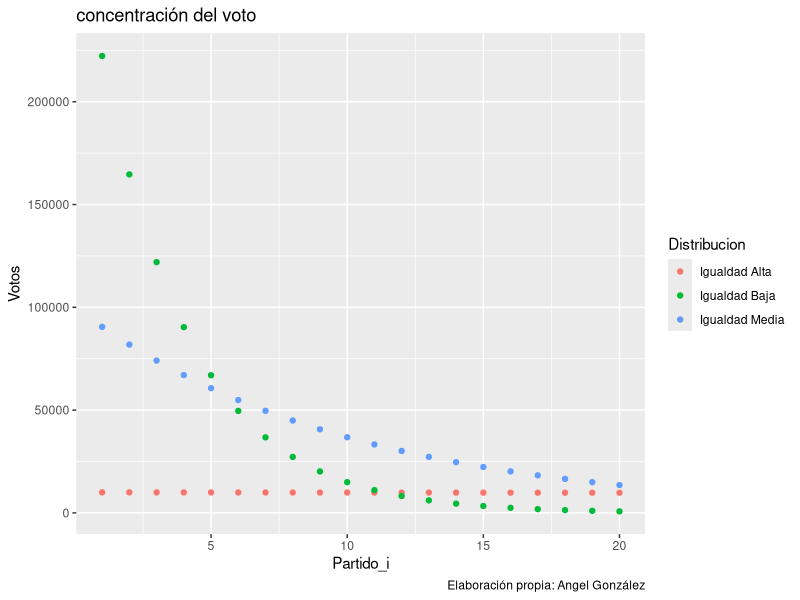
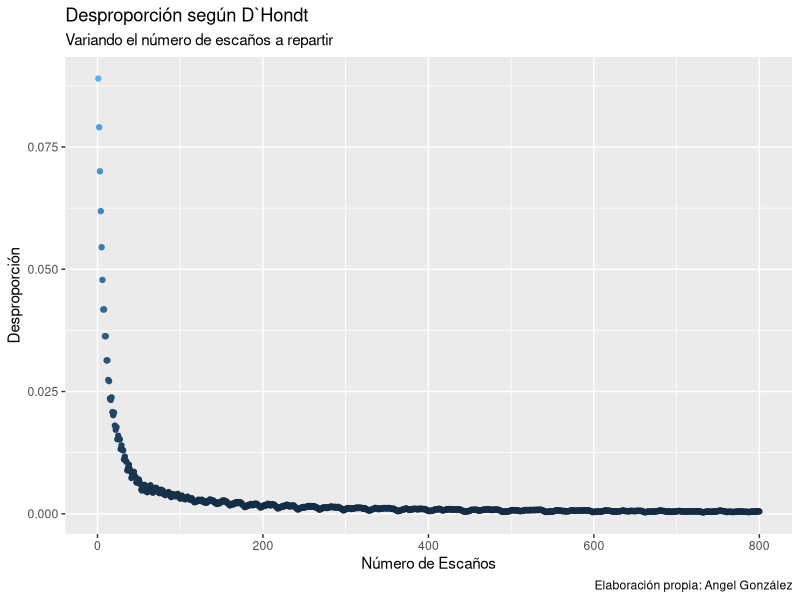
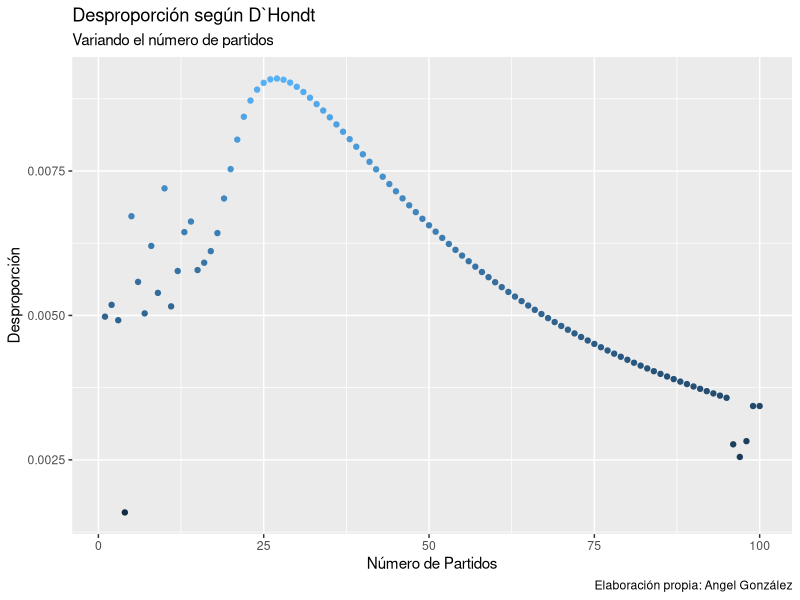
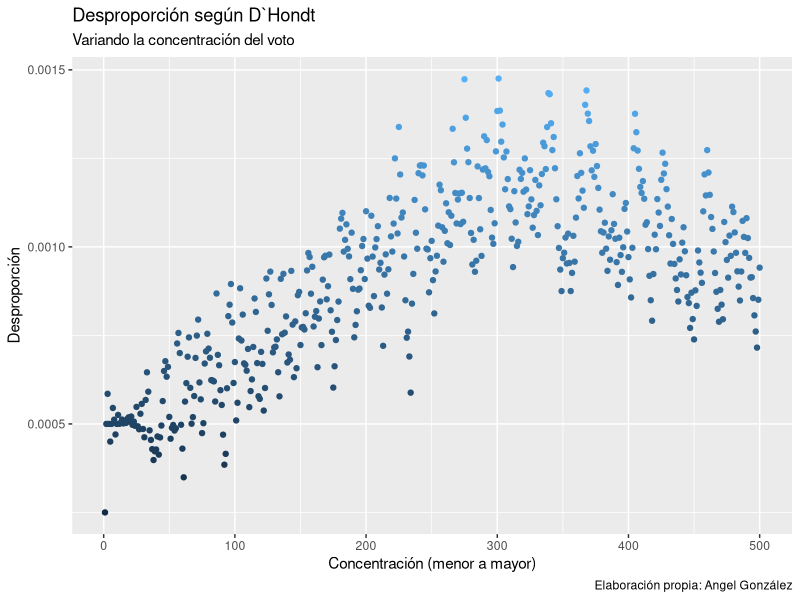
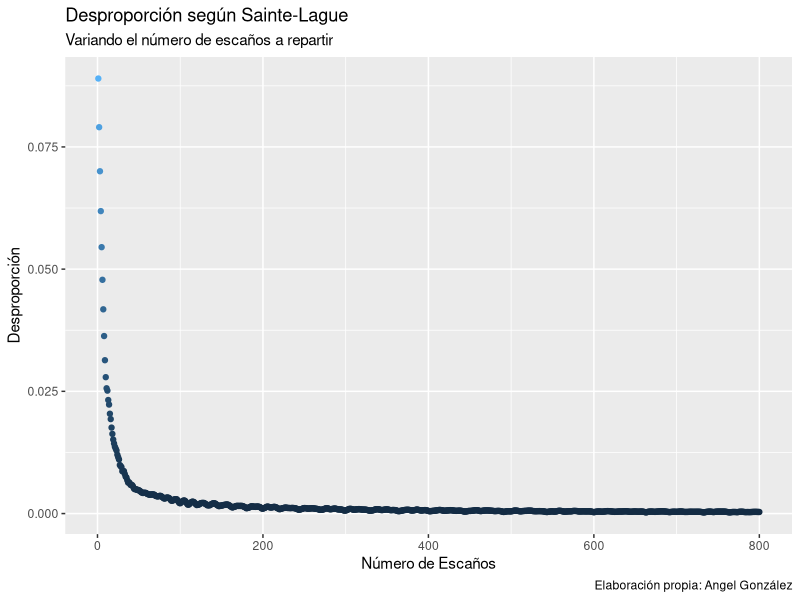
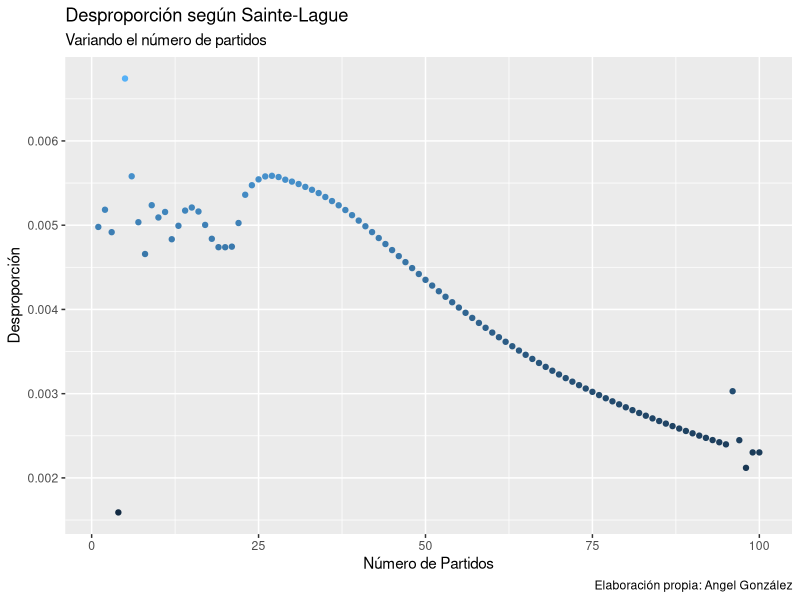
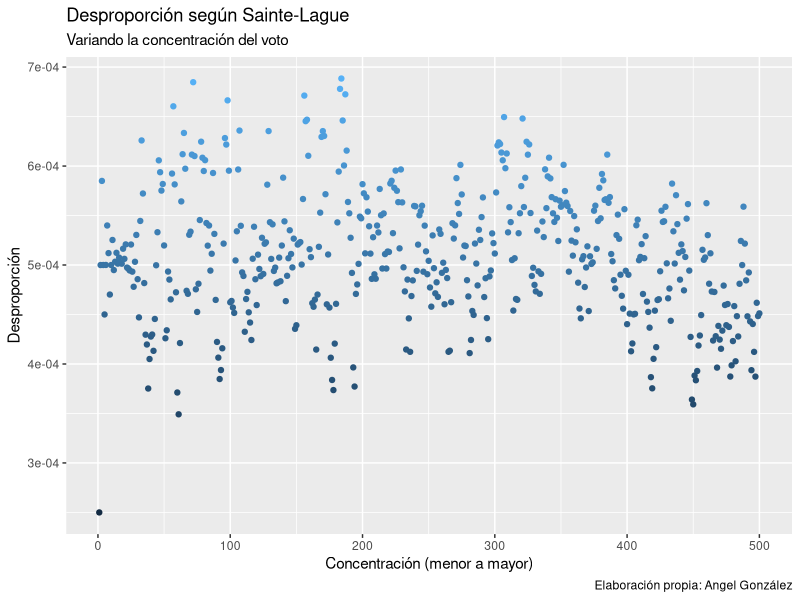
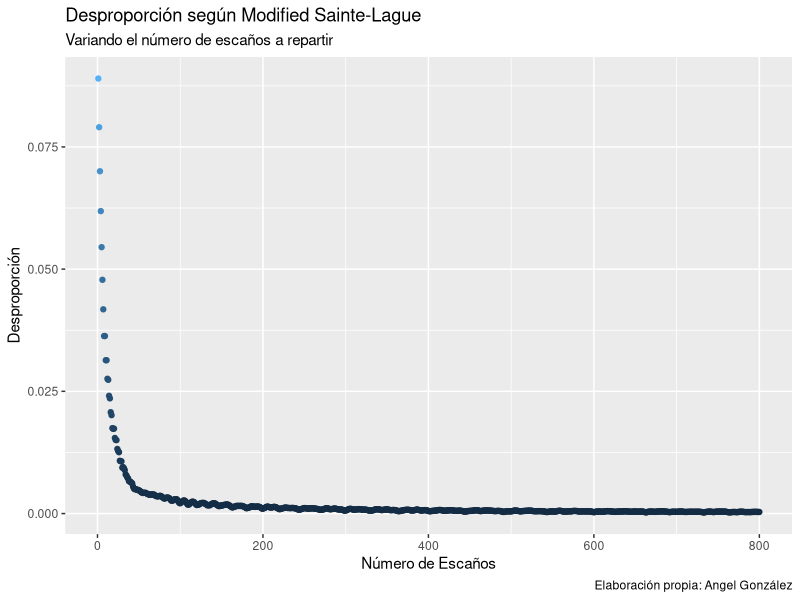

Recreate these plots in R, in order. (Note: this script raises an error after producing the figures.)
## ---- chunk 1
knitr::opts_chunk$set(
  fig.path = "figurasR/",
  echo = FALSE, warning = FALSE, message = FALSE,
  fig.pos = "H", fig.align = "center", out.width = "95%",
  cache = FALSE
)
## ---- chunk 2
library(ggplot2)


# Fijar número de partidos
partidos <- paste("Partido_", seq_len(20), sep = "")

# Modificar la concentración del voto
votos <- trunc(rep(x = 10e5, length(partidos)))
expon <- seq(from = 0.001, to = 1, length.out = 1000)
vot <- NULL
for (i in seq_len(1000)) {
  vot[[i]] <- votos * dexp(seq_len(length(partidos)), rate = expon[i])
}
vot_igualdad_media <- vot[[100]]
dis1 <- data.frame("Votos" = 10 * vot[[1]], "Partidos" = seq_len(length(vot[[1]])), "Distribucion" = "Igualdad Alta")

dis2 <- data.frame("Votos" = vot[[100]], "Partidos" = seq_len(length(vot[[100]])), "Distribucion" = "Igualdad Media")

dis3 <- data.frame("Votos" = vot[[300]], "Partidos" = seq_len(length(vot[[300]])), "Distribucion" = "Igualdad Baja")

dis <- rbind(dis1, dis2, dis3)
dis$Distribucion <- as.factor(dis$Distribucion)

# var_dis_sl <- dis1

ggplot(data = dis, mapping = aes(Partidos, Votos, group = Distribucion, color = Distribucion)) +
  geom_point() +
  labs(title = "concentración del voto", caption = "Elaboración propia: Angel González", x = "Partido_i")
## ---- chunk 3

library(ggplot2)
library(data.table)
library(ggthemes)

n_partidos <- seq_len(50)[-1]

densidad <- rep(length(n_partidos), 100)

n_escannos <- seq_len(350)
## ---- chunk 4

# Variables
partidos <- paste("Partido_", seq_len(20), sep = "")
n_escannos <- 350
votos <- trunc(vot[[100]])

asientos_dhondt <- function(partidos, votos,
                            n_escannos,
                            couta_min = 0) {
  # Cuota mínima
  nv <- sum(votos)
  vn <- votos
  vn[votos <= nv * couta_min] <- 0
  votos <- vn

  # Escaños
  div <- 1:n_escannos
  G <- sapply(div, function(x) votos / x)
  cuota <- G[order(G, decreasing = T)][n_escannos]
  W <- (G >= cuota)
  seats <- rowSums(W)
  o <- seats
  # Resultados
  data.frame("Partidos" = partidos, "Escanos" = as.numeric(o))
}
## ---- chunk 5
# D`Hondt Prueba fijo densidad, fijo votos, fijo n_partidos, distintos escaños
partidos <- paste("Partido_", seq_len(20), sep = "")
n_escannos <- 800
votos <- vot_igualdad_media

resul <- lapply(seq_len(n_escannos), function(x) asientos_dhondt(partidos, votos, x, couta_min = 0)$Escanos)
resul1 <- as.data.table(resul)
## ---- chunk 6
desproporción <-
  function(s, v) {
    s <- as.vector(s)
    v <- as.vector(v)
    l_s <- length(s)
    #        l_v <- length(v)
    s_s <- sum(s)
    s_v <- sum(v)
    p_s <- s / s_s
    p_v <- v / s_v

    o <- (1 / l_s) * sum(abs(p_s - p_v))
    #            nm <- 'Rae'

    # return(list(measure=nm, value=o))
    o
  }



dis <- apply(X = resul1[, 1:800], MARGIN = 2, FUN = function(x) desproporción(s = x, v = votos))





dis1 <- data.frame("Desproporción" = dis, "Escannos" = seq_len(length(dis)))
var_esc_dhondt <- dis1

ggplot(data = dis1, mapping = aes(Escannos, Desproporción)) +
  geom_point(data = dis1, mapping = aes(color = Desproporción), show.legend = F) +
  scale_fill_gradient(low = "red", high = "yellow") +
  labs(subtitle = "Variando el número de escaños a repartir", title = "Desproporción según D`Hondt", caption = "Elaboración propia: Angel González", x = "Número de Escaños")
## ---- chunk 7
# D`Hondt Prueba fijo densidad, fijo votos, var n_partidos, fijo escaños
partidos <- NULL
for (i in seq_len(100)) {
  partidos[[i]] <- paste("Partido_", seq_len(i), sep = "")
}
# partidos <- paste("Partido_", seq_len(20), sep = "")
n_escannos <- 30
votos <- NULL
for (i in seq_len(100)) {
  votos[[i]] <- trunc(rep(x = 10e5, length(partidos[[i]])))
  votos[[i]] <- votos[[i]] * dexp(seq_len(length(partidos[[i]])), rate = expon[100])
}



resul <- NULL
for (i in seq_len(length(partidos))) {
  if (i == 1) {
    next
  }
  n_escannos <- 50 # Variable
  # votos <- votos[[i]] # Fijo
  resul[[i]] <- asientos_dhondt(partidos[[i]], votos[[i]], n_escannos, couta_min = 0)$Escanos
}

resul1 <- as.data.table(resul) # Podriamos no utilizar esto y seguir utilizando listas(mejor)
# Arreglar tabla poniendo NA donde se necesita
for (i in 3:(ncol(resul1) - 2)) {
  resul1[[i - 2]][i:nrow(resul1)] <- NA
}

# Analizar la desproporción columna a columna
dis <- seq_len(length(partidos))
for (i in seq_len(length(partidos) - 1)) {
  dis[i] <- desproporción(s = as.vector(na.omit(resul1[[i]])), v = votos[[i + 1]])
}



dis[100] <- dis[99]





dis1 <- data.frame("Desproporción" = dis, "Escannos" = seq_len(length(dis)))
var_par_dhondt <- dis1

ggplot(data = dis1, mapping = aes(Escannos, Desproporción)) +
  geom_point(data = dis1, mapping = aes(color = Desproporción), show.legend = F) +
  scale_fill_gradient(low = "red", high = "yellow") +
  labs(subtitle = "Variando el número de partidos", title = "Desproporción según D`Hondt", caption = "Elaboración propia: Angel González", x = "Número de Partidos")
## ---- chunk 8
# D`Hondt Prueba var densidad, fijo votos, fijo n_partidos, fijo escaños
partidos <- paste("Partido_", seq_len(20), sep = "")
n_escannos <- 500


# Modificar la densidad de los votos
votos <- trunc(rep(x = 10e5, length(partidos)))
expon <- seq(from = 0.001, to = 1, length.out = 1000)
vot <- NULL
for (i in seq_len(1000)) {
  vot[[i]] <- votos * dexp(seq_len(length(partidos)), rate = expon[i])
}










# Aplicarlo
resul <- NULL
for (i in seq_len(n_escannos)) {
  # n_escannos <- i # Variable
  votos <- vot[[i]] # Fijo
  resul[[i]] <- asientos_dhondt(partidos, votos, n_escannos, couta_min = 0)$Escanos
}

resul1 <- as.data.table(resul)

# Analizar la desproporción columna a columna
dis <- seq_len(ncol(resul1))
for (i in seq_len(ncol(resul1))) {
  dis[i] <- desproporción(s = resul1[[i]], v = vot[[i]])
}








#       Concentración (menor a mayor)")

dis1 <- data.frame("Desproporción" = dis, "Escannos" = seq_len(length(dis)))
var_dis_dhondt <- dis1

ggplot(data = dis1, mapping = aes(Escannos, Desproporción)) +
  geom_point(data = dis1, mapping = aes(color = Desproporción), show.legend = F) +
  scale_fill_gradient(low = "red", high = "yellow") +
  labs(subtitle = "Variando la concentración del voto", title = "Desproporción según D`Hondt", caption = "Elaboración propia: Angel González", x = "Concentración (menor a mayor)")
## ---- chunk 9

# Variables
partidos <- paste("Partido_", seq_len(20), sep = "")
n_escannos <- 5
votos <- trunc(vot[[100]])

asientos_dhondt <- function(partidos, votos,
                            n_escannos,
                            couta_min = 0) {
  # Cuota mínima
  nv <- sum(votos)
  vn <- votos
  vn[votos <= nv * couta_min] <- 0
  votos <- vn

  # Escaños
  div <- 2 * (1:n_escannos) - 1
  G <- sapply(div, function(x) votos / x)
  cuota <- G[order(G, decreasing = T)][n_escannos]
  W <- (G >= cuota)
  seats <- rowSums(W)
  o <- seats
  # Resultados
  data.frame("Partidos" = partidos, "Escanos" = as.numeric(o))
}
## ---- chunk 10
# Sainte-Lague Prueba fijo densidad, fijo votos, fijo n_partidos, distintos escaños
partidos <- paste("Partido_", seq_len(20), sep = "")
n_escannos <- 800
votos <- vot_igualdad_media








resul <- lapply(seq_len(n_escannos), function(x) asientos_dhondt(partidos, votos, x, couta_min = 0)$Escanos)
resul1 <- as.data.table(resul)
## ---- chunk 11

dis <- apply(X = resul1[, 1:800], MARGIN = 2, FUN = function(x) desproporción(s = x, v = votos))





dis1 <- data.frame("Desproporción" = dis, "Escannos" = seq_len(length(dis)))
var_esc_sl <- dis1

ggplot(data = dis1, mapping = aes(Escannos, Desproporción)) +
  geom_point(data = dis1, mapping = aes(color = Desproporción), show.legend = F) +
  scale_fill_gradient(low = "red", high = "yellow") +
  labs(subtitle = "Variando el número de escaños a repartir", title = "Desproporción según Sainte-Lague", caption = "Elaboración propia: Angel González", x = "Número de Escaños")
## ---- chunk 12
# Sainte-Lague Prueba fijo densidad, fijo votos, var n_partidos, fijo escaños
partidos <- NULL
for (i in seq_len(100)) {
  partidos[[i]] <- paste("Partido_", seq_len(i), sep = "")
}
# partidos <- paste("Partido_", seq_len(20), sep = "")
n_escannos <- 30
votos <- NULL
for (i in seq_len(100)) {
  votos[[i]] <- trunc(rep(x = 10e5, length(partidos[[i]])))
  votos[[i]] <- votos[[i]] * dexp(seq_len(length(partidos[[i]])), rate = expon[100])
}



resul <- NULL
for (i in seq_len(length(partidos))) {
  if (i == 1) {
    next
  }
  n_escannos <- 50 # Variable
  # votos <- votos[[i]] # Fijo
  resul[[i]] <- asientos_dhondt(partidos[[i]], votos[[i]], n_escannos, couta_min = 0)$Escanos
}

resul1 <- as.data.table(resul)
# Arreglar tabla poniendo NA donde se necesita
for (i in 3:(ncol(resul1) - 2)) {
  resul1[[i - 2]][i:nrow(resul1)] <- NA
}

# Analizar la desproporción columna a columna
dis <- seq_len(length(partidos))
for (i in seq_len(length(partidos) - 1)) {
  dis[i] <- desproporción(s = as.vector(na.omit(resul1[[i]])), v = votos[[i + 1]])
}



dis[100] <- dis[99]





dis1 <- data.frame("Desproporción" = dis, "Escannos" = seq_len(length(dis)))
var_par_sl <- dis1


ggplot(data = dis1, mapping = aes(Escannos, Desproporción)) +
  geom_point(data = dis1, mapping = aes(color = Desproporción), show.legend = F) +
  scale_fill_gradient(low = "red", high = "yellow") +
  labs(subtitle = "Variando el número de partidos", title = "Desproporción según Sainte-Lague", caption = "Elaboración propia: Angel González", x = "Número de Partidos")
## ---- chunk 13
# Sainte-Lague Prueba var densidad, fijo votos, fijo n_partidos, fijo escaños
partidos <- paste("Partido_", seq_len(20), sep = "")
n_escannos <- 500


# Modificar la densidad de los votos
votos <- trunc(rep(x = 10e5, length(partidos)))
expon <- seq(from = 0.001, to = 1, length.out = 1000)
vot <- NULL
for (i in seq_len(1000)) {
  vot[[i]] <- votos * dexp(seq_len(length(partidos)), rate = expon[i])
}










# Aplicarlo
resul <- NULL
for (i in seq_len(n_escannos)) {
  # n_escannos <- i # Variable
  votos <- vot[[i]] # Fijo
  resul[[i]] <- asientos_dhondt(partidos, votos, n_escannos, couta_min = 0)$Escanos
}

resul1 <- as.data.table(resul)

# Analizar la desproporción columna a columna
dis <- seq_len(ncol(resul1))
for (i in seq_len(ncol(resul1))) {
  dis[i] <- desproporción(s = resul1[[i]], v = vot[[i]])
}








#       Concentración (menor a mayor)")

dis1 <- data.frame("Desproporción" = dis, "Escannos" = seq_len(length(dis)))
var_dis_sl <- dis1

ggplot(data = dis1, mapping = aes(Escannos, Desproporción)) +
  geom_point(data = dis1, mapping = aes(color = Desproporción), show.legend = F) +
  scale_fill_gradient(low = "red", high = "yellow") +
  labs(subtitle = "Variando la concentración del voto", title = "Desproporción según Sainte-Lague", caption = "Elaboración propia: Angel González", x = "Concentración (menor a mayor)")
## ---- chunk 14

# Variables
partidos <- paste("Partido_", seq_len(20), sep = "")
n_escannos <- 5
votos <- trunc(vot[[100]])

asientos_dhondt <- function(partidos, votos,
                            n_escannos,
                            couta_min = 0) {
  # Cuota mínima
  nv <- sum(votos)
  vn <- votos
  vn[votos <= nv * couta_min] <- 0
  votos <- vn

  # Escaños
  div <- c(1, (10 * (2:n_escannos) - 5) / 7)
  G <- sapply(div, function(x) votos / x)
  cuota <- G[order(G, decreasing = T)][n_escannos]
  W <- (G >= cuota)
  seats <- rowSums(W)
  o <- seats
  # Resultados
  data.frame("Partidos" = partidos, "Escanos" = as.numeric(o))
}
## ---- chunk 15
# Modified Sainte-Lague Prueba fijo densidad, fijo votos, fijo n_partidos, distintos escaños
partidos <- paste("Partido_", seq_len(20), sep = "")
n_escannos <- 800
votos <- vot_igualdad_media








resul <- lapply(seq_len(n_escannos), function(x) asientos_dhondt(partidos, votos, x, couta_min = 0)$Escanos)
resul1 <- as.data.table(resul)
## ---- chunk 16

dis <- apply(X = resul1[, 1:800], MARGIN = 2, FUN = function(x) desproporción(s = x, v = votos))





dis1 <- data.frame("Desproporción" = dis, "Escannos" = seq_len(length(dis)))
var_esc_msl <- dis1

ggplot(data = dis1, mapping = aes(Escannos, Desproporción)) +
  geom_point(data = dis1, mapping = aes(color = Desproporción), show.legend = F) +
  scale_fill_gradient(low = "red", high = "yellow") +
  labs(subtitle = "Variando el número de escaños a repartir", title = "Desproporción según Modified Sainte-Lague", caption = "Elaboración propia: Angel González", x = "Número de Escaños")
## ---- chunk 17
# Modified Sainte-Lague Prueba fijo densidad, fijo votos, var n_partidos, fijo escaños
partidos <- NULL
for (i in seq_len(100)) {
  partidos[[i]] <- paste("Partido_", seq_len(i), sep = "")
}
# partidos <- paste("Partido_", seq_len(20), sep = "")
n_escannos <- 30
votos <- NULL
for (i in seq_len(100)) {
  votos[[i]] <- trunc(rep(x = 10e5, length(partidos[[i]])))
  votos[[i]] <- votos[[i]] * dexp(seq_len(length(partidos[[i]])), rate = expon[100])
}



resul <- NULL
for (i in seq_len(length(partidos))) {
  if (i == 1) {
    next
  }
  n_escannos <- 50 # Variable
  # votos <- votos[[i]] # Fijo
  resul[[i]] <- asientos_dhondt(partidos[[i]], votos[[i]], n_escannos, couta_min = 0)$Escanos
}

resul1 <- as.data.table(resul)
# Arreglar tabla poniendo NA donde se necesita
for (i in 3:(ncol(resul1) - 2)) {
  resul1[[i - 2]][i:nrow(resul1)] <- NA
}

# Analizar la desproporción columna a columna
dis <- seq_len(length(partidos))
for (i in seq_len(length(partidos) - 1)) {
  dis[i] <- desproporción(s = as.vector(na.omit(resul1[[i]])), v = votos[[i + 1]])
}



dis[100] <- dis[99]





dis1 <- data.frame("Desproporción" = dis, "Escannos" = seq_len(length(dis)))
var_par_msl <- dis1

ggplot(data = dis1, mapping = aes(Escannos, Desproporción)) +
  geom_point(data = dis1, mapping = aes(color = Desproporción), show.legend = F) +
  scale_fill_gradient(low = "red", high = "yellow") +
  labs(subtitle = "Variando el número de partidos", title = "Desproporción según Modified Sainte-Lague", caption = "Elaboración propia: Angel González", x = "Número de Partidos")
## ---- chunk 18
# Modified Sainte-Lague Prueba var densidad, fijo votos, fijo n_partidos, fijo escaños
partidos <- paste("Partido_", seq_len(20), sep = "")
n_escannos <- 500


# Modificar la densidad de los votos
votos <- trunc(rep(x = 10e5, length(partidos)))
expon <- seq(from = 0.001, to = 1, length.out = 1000)
vot <- NULL
for (i in seq_len(1000)) {
  vot[[i]] <- votos * dexp(seq_len(length(partidos)), rate = expon[i])
}










# Aplicarlo
resul <- NULL
for (i in seq_len(n_escannos)) {
  # n_escannos <- i # Variable
  votos <- vot[[i]] # Fijo
  resul[[i]] <- asientos_dhondt(partidos, votos, n_escannos, couta_min = 0)$Escanos
}

resul1 <- as.data.table(resul)

# Analizar la desproporción columna a columna
dis <- seq_len(ncol(resul1))
for (i in seq_len(ncol(resul1))) {
  dis[i] <- desproporción(s = resul1[[i]], v = vot[[i]])
}








#       Concentración (menor a mayor)")

dis1 <- data.frame("Desproporción" = dis, "Escannos" = seq_len(length(dis)))
var_dis_msl <- dis1

ggplot(data = dis1, mapping = aes(Escannos, Desproporción)) +
  geom_point(data = dis1, mapping = aes(color = Desproporción), show.legend = F) +
  scale_fill_gradient(low = "red", high = "yellow") +
  labs(subtitle = "Variando la concentración del voto", title = "Desproporción según Modified Sainte-Lague", caption = "Elaboración propia: Angel González", x = "Concentración (menor a mayor)")
## ---- chunk 19

# Variables
partidos <- paste("Partido_", seq_len(20), sep = "")
n_escannos <- 5
votos <- trunc(vot[[100]])

asientos_dhondt <- function(partidos, votos,
                            n_escannos,
                            couta_min = 0) {
  # Cuota mínima
  nv <- sum(votos)
  vn <- votos
  vn[votos <= nv * couta_min] <- 0
  votos <- vn

  # Escaños
  div <- ((1:n_escannos) + 1) / 2
  G <- sapply(div, function(x) votos / x)
  cuota <- G[order(G, decreasing = T)][n_escannos]
  W <- (G >= cuota)
  seats <- rowSums(W)
  o <- seats
  # Resultados
  data.frame("Partidos" = partidos, "Escanos" = as.numeric(o))
}
## ---- chunk 20
# Imperiali Prueba fijo densidad, fijo votos, fijo n_partidos, distintos escaños
partidos <- paste("Partido_", seq_len(20), sep = "")
n_escannos <- 800
votos <- vot_igualdad_media








resul <- lapply(seq_len(n_escannos), function(x) asientos_dhondt(partidos, votos, x, couta_min = 0)$Escanos)
resul1 <- as.data.table(resul)
## ---- chunk 21

dis <- apply(X = resul1[, 1:800], MARGIN = 2, FUN = function(x) desproporción(s = x, v = votos))





dis1 <- data.frame("Desproporción" = dis, "Escannos" = seq_len(length(dis)))
var_esc_imp <- dis1

ggplot(data = dis1, mapping = aes(Escannos, Desproporción)) +
  geom_point(data = dis1, mapping = aes(color = Desproporción), show.legend = F) +
  scale_fill_gradient(low = "red", high = "yellow") +
  labs(subtitle = "Variando el número de escaños a repartir", title = "Desproporción según Imperiali", caption = "Elaboración propia: Angel González", x = "Número de Escaños")
## ---- chunk 22
# Imperiali Prueba fijo densidad, fijo votos, var n_partidos, fijo escaños
partidos <- NULL
for (i in seq_len(100)) {
  partidos[[i]] <- paste("Partido_", seq_len(i), sep = "")
}
# partidos <- paste("Partido_", seq_len(20), sep = "")
n_escannos <- 30
votos <- NULL
for (i in seq_len(100)) {
  votos[[i]] <- trunc(rep(x = 10e5, length(partidos[[i]])))
  votos[[i]] <- votos[[i]] * dexp(seq_len(length(partidos[[i]])), rate = expon[100])
}



resul <- NULL
for (i in seq_len(length(partidos))) {
  if (i == 1) {
    next
  }
  n_escannos <- 50 # Variable
  # votos <- votos[[i]] # Fijo
  resul[[i]] <- asientos_dhondt(partidos[[i]], votos[[i]], n_escannos, couta_min = 0)$Escanos
}

resul1 <- as.data.table(resul)
# Arreglar tabla poniendo NA donde se necesita
for (i in 3:(ncol(resul1) - 2)) {
  resul1[[i - 2]][i:nrow(resul1)] <- NA
}

# Analizar la desproporción columna a columna
dis <- seq_len(length(partidos))
for (i in seq_len(length(partidos) - 1)) {
  dis[i] <- desproporción(s = as.vector(na.omit(resul1[[i]])), v = votos[[i + 1]])
}



dis[100] <- dis[99]





dis1 <- data.frame("Desproporción" = dis, "Escannos" = seq_len(length(dis)))
var_par_imp <- dis1

ggplot(data = dis1, mapping = aes(Escannos, Desproporción)) +
  geom_point(data = dis1, mapping = aes(color = Desproporción), show.legend = F) +
  scale_fill_gradient(low = "red", high = "yellow") +
  labs(subtitle = "Variando el número de partidos", title = "Desproporción según Imperiali", caption = "Elaboración propia: Angel González", x = "Número de Partidos")
## ---- chunk 23
# Imperiali Prueba var densidad, fijo votos, fijo n_partidos, fijo escaños
partidos <- paste("Partido_", seq_len(20), sep = "")
n_escannos <- 500


# Modificar la densidad de los votos
votos <- trunc(rep(x = 10e5, length(partidos)))
expon <- seq(from = 0.001, to = 1, length.out = 1000)
vot <- NULL
for (i in seq_len(1000)) {
  vot[[i]] <- votos * dexp(seq_len(length(partidos)), rate = expon[i])
}










# Aplicarlo
resul <- NULL
for (i in seq_len(n_escannos)) {
  # n_escannos <- i # Variable
  votos <- vot[[i]] # Fijo
  resul[[i]] <- asientos_dhondt(partidos, votos, n_escannos, couta_min = 0)$Escanos
}

resul1 <- as.data.table(resul)

# Analizar la desproporción columna a columna
dis <- seq_len(ncol(resul1))
for (i in seq_len(ncol(resul1))) {
  dis[i] <- desproporción(s = resul1[[i]], v = vot[[i]])
}








#       Concentración (menor a mayor)")

dis1 <- data.frame("Desproporción" = dis, "Escannos" = seq_len(length(dis)))
var_dis_imp <- dis1

ggplot(data = dis1, mapping = aes(Escannos, Desproporción)) +
  geom_point(data = dis1, mapping = aes(color = Desproporción), show.legend = F) +
  scale_fill_gradient(low = "red", high = "yellow") +
  labs(subtitle = "Variando la concentración del voto", title = "Desproporción según Imperiali", caption = "Elaboración propia: Angel González", x = "Concentración (menor a mayor)")
## ---- chunk 24

# Variables
partidos <- paste("Partido_", seq_len(20), sep = "")
n_escannos <- 5
votos <- trunc(vot[[100]])

asientos_dhondt <- function(partidos, votos,
                            n_escannos,
                            couta_min = 0) {
  
  
  # Cuota mínima
  nv <- sum(votos)
  vn <- votos
  vn[votos <= nv * couta_min] <- 0
  votos <- vn

  # Escaños
  div <- sqrt((1:n_escannos) * ((1:n_escannos) - 1))
  G <- sapply(div, function(x) votos / x)
  G[is.na(G)] <- 0
  cuota <- G[order(G, decreasing = T)][n_escannos]
  W <- (G >= cuota)
  seats <- rowSums(W)
  o <- seats
  # Fix seats
  if(sum(o)>n_escannos){
    if(n_escannos==1) {G <- cbind("n"=0,votos) }
    cuota <- G[,2][order(G[,2], decreasing = T)][n_escannos]
    W1 <- (G[,2] >= cuota)
    seats <- as.numeric(W1)
    o <- seats
  }
  
  
  
  # Resultados
  data.frame("Partidos" = partidos, "Escanos" = as.numeric(o))
}
## ---- chunk 25
# Huntington-Hill Prueba fijo densidad, fijo votos, fijo n_partidos, distintos escaños
partidos <- paste("Partido_", seq_len(20), sep = "")
n_escannos <- 800
votos <- vot_igualdad_media








resul <- lapply(seq_len(n_escannos), function(x) asientos_dhondt(partidos, votos, x, couta_min = 0)$Escanos)
resul1 <- as.data.table(resul)
## ---- chunk 26

dis <- apply(X = resul1[, 1:800], MARGIN = 2, FUN = function(x) desproporción(s = x, v = votos))





dis1 <- data.frame("Desproporción" = dis, "Escannos" = seq_len(length(dis)))
var_esc_hh <- dis1

ggplot(data = dis1, mapping = aes(Escannos, Desproporción)) +
  geom_point(data = dis1, mapping = aes(color = Desproporción), show.legend = F) +
  scale_fill_gradient(low = "red", high = "yellow") +
  labs(subtitle = "Variando el número de escaños a repartir", title = "Desproporción según Huntington-Hill", caption = "Elaboración propia: Angel González", x = "Número de Escaños")
## ---- chunk 27
# Huntington-Hill Prueba fijo densidad, fijo votos, var n_partidos, fijo escaños
partidos <- NULL
for (i in seq_len(100)) {
  partidos[[i]] <- paste("Partido_", seq_len(i), sep = "")
}
# partidos <- paste("Partido_", seq_len(20), sep = "")
n_escannos <- 30
votos <- NULL
for (i in seq_len(100)) {
  votos[[i]] <- trunc(rep(x = 10e5, length(partidos[[i]])))
  votos[[i]] <- trunc(votos[[i]] * dexp(seq_len(length(partidos[[i]])), rate = expon[100]))
}



resul <- NULL
for (i in seq_len(length(partidos))) {
  if (i == 1) {
    next
  }
  n_escannos <- 50 # Variable
  # votos <- votos[[i]] # Fijo
  resul[[i]] <- asientos_dhondt(partidos[[i]], votos[[i]], n_escannos, couta_min = 0)$Escanos
}

resul1 <- as.data.table(resul)
# Arreglar tabla poniendo NA donde se necesita
for (i in 3:(ncol(resul1) - 2)) {
  resul1[[i - 2]][i:nrow(resul1)] <- NA
}

# Analizar la desproporción columna a columna
dis <- seq_len(length(partidos))
for (i in seq_len(length(partidos) - 1)) {
  dis[i] <- desproporción(s = as.vector(na.omit(resul1[[i]])), v = votos[[i + 1]])
}



dis[100] <- dis[99]





dis1 <- data.frame("Desproporción" = dis, "Escannos" = seq_len(length(dis)))
var_par_hh <- dis1

ggplot(data = dis1, mapping = aes(Escannos, Desproporción)) +
  geom_point(data = dis1, mapping = aes(color = Desproporción), show.legend = F) +
  scale_fill_gradient(low = "red", high = "yellow") +
  labs(subtitle = "Variando el número de partidos", title = "Desproporción según Huntington-Hill", caption = "Elaboración propia: Angel González", x = "Número de Partidos")
## ---- chunk 28
# Huntington-Hill Prueba var densidad, fijo votos, fijo n_partidos, fijo escaños
partidos <- paste("Partido_", seq_len(20), sep = "")
n_escannos <- 500


# Modificar la densidad de los votos
votos <- trunc(rep(x = 10e5, length(partidos)))
expon <- seq(from = 0.001, to = 1, length.out = 1000)
vot <- NULL
for (i in seq_len(1000)) {
  vot[[i]] <- votos * dexp(seq_len(length(partidos)), rate = expon[i])
}










# Aplicarlo
resul <- NULL
for (i in seq_len(n_escannos)) {
  # n_escannos <- i # Variable
  votos <- vot[[i]] # Fijo
  resul[[i]] <- asientos_dhondt(partidos, votos, n_escannos, couta_min = 0)$Escanos
}

resul1 <- as.data.table(resul)

# Analizar la desproporción columna a columna
dis <- seq_len(ncol(resul1))
for (i in seq_len(ncol(resul1))) {
  dis[i] <- desproporción(s = resul1[[i]], v = vot[[i]])
}








#       Concentración (menor a mayor)")

dis1 <- data.frame("Desproporción" = dis, "Escannos" = seq_len(length(dis)))
var_dis_hh <- dis1

ggplot(data = dis1, mapping = aes(Escannos, Desproporción)) +
  geom_point(data = dis1, mapping = aes(color = Desproporción), show.legend = F) +
  scale_fill_gradient(low = "red", high = "yellow") +
  labs(subtitle = "Variando la concentración del voto", title = "Desproporción según Huntington-Hill", caption = "Elaboración propia: Angel González", x = "Concentración (menor a mayor)")
## ---- chunk 29

# Variables
partidos <- paste("Partido_", seq_len(20), sep = "")
n_escannos <- 5
votos <- trunc(vot[[100]])

asientos_dhondt <- function(partidos, votos,
                            n_escannos,
                            couta_min = 0) {
  # Cuota mínima
  nv <- sum(votos)
  vn <- votos
  vn[votos <= nv * couta_min] <- 0
  votos <- vn

  # Escaños
  div <- 1:n_escannos - 1
  div[is.na(div)] <- 0
  G <- sapply(div, function(x) votos / x)
  cuota <- G[order(G, decreasing = T)][n_escannos]
  W <- (G >= cuota)
  seats <- rowSums(W)
  o <- seats
  # Fix seats
  if(sum(o)>n_escannos){
    if(n_escannos==1) {G <- cbind("n"=0,votos) }
    cuota <- G[,2][order(G[,2], decreasing = T)][n_escannos]
    W1 <- (G[,2] >= cuota)
    seats <- as.numeric(W1)
    o <- seats
  }
  
  # Resultados
  data.frame("Partidos" = partidos, "Escanos" = as.numeric(o))
}
## ---- chunk 30
# Adams Prueba fijo densidad, fijo votos, fijo n_partidos, distintos escaños
partidos <- paste("Partido_", seq_len(20), sep = "")
n_escannos <- 800
votos <- vot_igualdad_media








resul <- lapply(seq_len(n_escannos), function(x) asientos_dhondt(partidos, votos, x, couta_min = 0)$Escanos)
resul1 <- as.data.table(resul)
## ---- chunk 31

dis <- apply(X = resul1[, 1:800], MARGIN = 2, FUN = function(x) desproporción(s = x, v = votos))





dis1 <- data.frame("Desproporción" = dis, "Escannos" = seq_len(length(dis)))
var_esc_ad <- dis1

ggplot(data = dis1, mapping = aes(Escannos, Desproporción)) +
  geom_point(data = dis1, mapping = aes(color = Desproporción), show.legend = F) +
  scale_fill_gradient(low = "red", high = "yellow") +
  labs(subtitle = "Variando el número de escaños a repartir", title = "Desproporción según Adams", caption = "Elaboración propia: Angel González", x = "Número de Escaños")
## ---- chunk 32
# Adams Prueba fijo densidad, fijo votos, var n_partidos, fijo escaños
partidos <- NULL
for (i in seq_len(100)) {
  partidos[[i]] <- paste("Partido_", seq_len(i), sep = "")
}
# partidos <- paste("Partido_", seq_len(20), sep = "")
n_escannos <- 30
votos <- NULL
for (i in seq_len(100)) {
  votos[[i]] <- trunc(rep(x = 10e5, length(partidos[[i]])))
  votos[[i]] <- votos[[i]] * dexp(seq_len(length(partidos[[i]])), rate = expon[100])
}



resul <- NULL
for (i in seq_len(length(partidos))) {
  if (i == 1) {
    next
  }
  n_escannos <- 50 # Variable
  # votos <- votos[[i]] # Fijo
  resul[[i]] <- asientos_dhondt(partidos[[i]], votos[[i]], n_escannos, couta_min = 0)$Escanos
}

resul1 <- as.data.table(resul)
# Arreglar tabla poniendo NA donde se necesita
for (i in 3:(ncol(resul1) - 2)) {
  resul1[[i - 2]][i:nrow(resul1)] <- NA
}

# Analizar la desproporción columna a columna
dis <- seq_len(length(partidos))
for (i in seq_len(length(partidos) - 1)) {
  dis[i] <- desproporción(s = as.vector(na.omit(resul1[[i]])), v = votos[[i + 1]])
}



dis[100] <- dis[99]





dis1 <- data.frame("Desproporción" = dis, "Escannos" = seq_len(length(dis)))
var_par_ad <- dis1

ggplot(data = dis1, mapping = aes(Escannos, Desproporción)) +
  geom_point(data = dis1, mapping = aes(color = Desproporción), show.legend = F) +
  scale_fill_gradient(low = "red", high = "yellow") +
  labs(subtitle = "Variando el número de partidos", title = "Desproporción según Adams", caption = "Elaboración propia: Angel González", x = "Número de Partidos")
## ---- chunk 33
# Adams Prueba var densidad, fijo votos, fijo n_partidos, fijo escaños
partidos <- paste("Partido_", seq_len(20), sep = "")
n_escannos <- 500


# Modificar la densidad de los votos
votos <- trunc(rep(x = 10e5, length(partidos)))
expon <- seq(from = 0.001, to = 1, length.out = 1000)
vot <- NULL
for (i in seq_len(1000)) {
  vot[[i]] <- votos * dexp(seq_len(length(partidos)), rate = expon[i])
}










# Aplicarlo
resul <- NULL
for (i in seq_len(n_escannos)) {
  # n_escannos <- i # Variable
  votos <- vot[[i]] # Fijo
  resul[[i]] <- asientos_dhondt(partidos, votos, n_escannos, couta_min = 0)$Escanos
}

resul1 <- as.data.table(resul)

# Analizar la desproporción columna a columna
dis <- seq_len(ncol(resul1))
for (i in seq_len(ncol(resul1))) {
  dis[i] <- desproporción(s = resul1[[i]], v = vot[[i]])
}








#       Concentración (menor a mayor)")

dis1 <- data.frame("Desproporción" = dis, "Escannos" = seq_len(length(dis)))
var_dis_ad <- dis1

ggplot(data = dis1, mapping = aes(Escannos, Desproporción)) +
  geom_point(data = dis1, mapping = aes(color = Desproporción), show.legend = F) +
  scale_fill_gradient(low = "red", high = "yellow") +
  labs(subtitle = "Variando la concentración del voto", title = "Desproporción según Adams", caption = "Elaboración propia: Angel González", x = "Concentración (menor a mayor)")
## ---- chunk 34

# Variables
partidos <- paste("Partido_", seq_len(20), sep = "")
n_escannos <- 5
votos <- trunc(vot[[100]])

asientos_dhondt <- function(partidos, votos,
                            n_escannos,
                            couta_min = 0) {
  # Cuota mínima
  nv <- sum(votos)
  vn <- votos
  vn[votos <= nv * couta_min] <- 0
  votos <- vn

  # Escaños
  div <- 3 * (1:n_escannos) - 2
  G <- sapply(div, function(x) votos / x)
  cuota <- G[order(G, decreasing = T)][n_escannos]
  W <- (G >= cuota)
  seats <- rowSums(W)
  o <- seats
  # Resultados
  data.frame("Partidos" = partidos, "Escanos" = as.numeric(o))
}
## ---- chunk 35
# Danish Prueba fijo densidad, fijo votos, fijo n_partidos, distintos escaños
partidos <- paste("Partido_", seq_len(20), sep = "")
n_escannos <- 800
votos <- vot_igualdad_media








resul <- lapply(seq_len(n_escannos), function(x) asientos_dhondt(partidos, votos, x, couta_min = 0)$Escanos)
resul1 <- as.data.table(resul)
## ---- chunk 36

dis <- apply(X = resul1[, 1:800], MARGIN = 2, FUN = function(x) desproporción(s = x, v = votos))





dis1 <- data.frame("Desproporción" = dis, "Escannos" = seq_len(length(dis)))
var_esc_dan <- dis1

ggplot(data = dis1, mapping = aes(Escannos, Desproporción)) +
  geom_point(data = dis1, mapping = aes(color = Desproporción), show.legend = F) +
  scale_fill_gradient(low = "red", high = "yellow") +
  labs(subtitle = "Variando el número de escaños a repartir", title = "Desproporción según Danish", caption = "Elaboración propia: Angel González", x = "Número de Escaños")
## ---- chunk 37
# Danish Prueba fijo densidad, fijo votos, var n_partidos, fijo escaños
partidos <- NULL
for (i in seq_len(100)) {
  partidos[[i]] <- paste("Partido_", seq_len(i), sep = "")
}
# partidos <- paste("Partido_", seq_len(20), sep = "")
n_escannos <- 30
votos <- NULL
for (i in seq_len(100)) {
  votos[[i]] <- trunc(rep(x = 10e5, length(partidos[[i]])))
  votos[[i]] <- votos[[i]] * dexp(seq_len(length(partidos[[i]])), rate = expon[100])
}



resul <- NULL
for (i in seq_len(length(partidos))) {
  if (i == 1) {
    next
  }
  n_escannos <- 50 # Variable
  # votos <- votos[[i]] # Fijo
  resul[[i]] <- asientos_dhondt(partidos[[i]], votos[[i]], n_escannos, couta_min = 0)$Escanos
}

resul1 <- as.data.table(resul)
# Arreglar tabla poniendo NA donde se necesita
for (i in 3:(ncol(resul1) - 2)) {
  resul1[[i - 2]][i:nrow(resul1)] <- NA
}

# Analizar la desproporción columna a columna
dis <- seq_len(length(partidos))
for (i in seq_len(length(partidos) - 1)) {
  dis[i] <- desproporción(s = as.vector(na.omit(resul1[[i]])), v = votos[[i + 1]])
}



dis[100] <- dis[99]





dis1 <- data.frame("Desproporción" = dis, "Escannos" = seq_len(length(dis)))
var_par_dan <- dis1

ggplot(data = dis1, mapping = aes(Escannos, Desproporción)) +
  geom_point(data = dis1, mapping = aes(color = Desproporción), show.legend = F) +
  scale_fill_gradient(low = "red", high = "yellow") +
  labs(subtitle = "Variando el número de partidos", title = "Desproporción según Danish", caption = "Elaboración propia: Angel González", x = "Número de Partidos")
## ---- chunk 38
# Danish Prueba var densidad, fijo votos, fijo n_partidos, fijo escaños
partidos <- paste("Partido_", seq_len(20), sep = "")
n_escannos <- 500


# Modificar la densidad de los votos
votos <- trunc(rep(x = 10e5, length(partidos)))
expon <- seq(from = 0.001, to = 1, length.out = 1000)
vot <- NULL
for (i in seq_len(1000)) {
  vot[[i]] <- votos * dexp(seq_len(length(partidos)), rate = expon[i])
}










# Aplicarlo
resul <- NULL
for (i in seq_len(n_escannos)) {
  # n_escannos <- i # Variable
  votos <- vot[[i]] # Fijo
  resul[[i]] <- asientos_dhondt(partidos, votos, n_escannos, couta_min = 0)$Escanos
}

resul1 <- as.data.table(resul)

# Analizar la desproporción columna a columna
dis <- seq_len(ncol(resul1))
for (i in seq_len(ncol(resul1))) {
  dis[i] <- desproporción(s = resul1[[i]], v = vot[[i]])
}








#       Concentración (menor a mayor)")

dis1 <- data.frame("Desproporción" = dis, "Escannos" = seq_len(length(dis)))
var_dis_dan <- dis1

ggplot(data = dis1, mapping = aes(Escannos, Desproporción)) +
  geom_point(data = dis1, mapping = aes(color = Desproporción), show.legend = F) +
  scale_fill_gradient(low = "red", high = "yellow") +
  labs(subtitle = "Variando la concentración del voto", title = "Desproporción según Danish", caption = "Elaboración propia: Angel González", x = "Concentración (menor a mayor)")
## ---- chunk 39

# Variables
partidos <- paste("Partido_", seq_len(20), sep = "")
n_escannos <- 5
votos <- trunc(vot[[100]])

asientos_dhondt <- function(partidos, votos,
                            n_escannos,
                            couta_min = 0) {
  # Cuota mínima
  nv <- sum(votos)
  vn <- votos
  vn[votos <= nv * couta_min] <- 0
  votos <- vn

  # Escaños
  div <- trunc(nv / n_escannos) # Parte entera
  G <- sapply(div, function(x) votos / x)
  o <- as.vector(trunc(G))
  # Fix
  if (sum(o) < n_escannos) {
    resto <- G - o
    repart <- n_escannos - sum(o)
    cuota <- resto[order(resto, decreasing = T)][repart]
    W <- (resto >= cuota) 
    seats <- o + rowSums(W)
    o <- seats
  }
if (sum(o) > n_escannos) {
    resto <- G - o
    quitar <- sum(o) - n_escannos
    cuota <- resto[order(resto, decreasing = F)][quitar]
    W <- (resto <= cuota)
    seats <- o - rowSums(W)
    o <- seats
  }
  # Resultados
  data.frame("Partidos" = partidos, "Escanos" = as.numeric(o))
}
## ---- chunk 40
# LR Hare Prueba fijo densidad, fijo votos, fijo n_partidos, distintos escaños
partidos <- paste("Partido_", seq_len(20), sep = "")
n_escannos <- 800
votos <- vot_igualdad_media



resul <- lapply(seq_len(n_escannos), function(x) asientos_dhondt(partidos, votos, x, couta_min = 0)$Escanos)
resul1 <- as.data.table(resul)
## ---- chunk 41

dis <- apply(X = resul1[, 1:800], MARGIN = 2, FUN = function(x) desproporción(s = x, v = votos))





dis1 <- data.frame("Desproporción" = dis, "Escannos" = seq_len(length(dis)))
var_esc_hare <- dis1

ggplot(data = dis1, mapping = aes(Escannos, Desproporción)) +
  geom_point(data = dis1, mapping = aes(color = Desproporción), show.legend = F) +
  scale_fill_gradient(low = "red", high = "yellow") +
  labs(subtitle = "Variando el número de escaños a repartir", title = "Desproporción según LR Hare", caption = "Elaboración propia: Angel González", x = "Número de Escaños")
## ---- chunk 42
# LR Hare Prueba fijo densidad, fijo votos, var n_partidos, fijo escaños
partidos <- NULL
for (i in seq_len(100)) {
  partidos[[i]] <- paste("Partido_", seq_len(i), sep = "")
}
# partidos <- paste("Partido_", seq_len(20), sep = "")
n_escannos <- 30
votos <- NULL
for (i in seq_len(100)) {
  votos[[i]] <- trunc(rep(x = 10e5, length(partidos[[i]])))
  votos[[i]] <- votos[[i]] * dexp(seq_len(length(partidos[[i]])), rate = expon[100])
}



resul <- NULL
for (i in seq_len(length(partidos))) {
  if (i == 1) {
    next
  }
  n_escannos <- 50 # Variable
  # votos <- votos[[i]] # Fijo
  resul[[i]] <- asientos_dhondt(partidos[[i]], votos[[i]], n_escannos, couta_min = 0)$Escanos
}

resul1 <- as.data.table(resul)
# Arreglar tabla poniendo NA donde se necesita
for (i in 3:(ncol(resul1) - 2)) {
  resul1[[i - 2]][i:nrow(resul1)] <- NA
}

# Analizar la desproporción columna a columna
dis <- seq_len(length(partidos))
for (i in seq_len(length(partidos) - 1)) {
  dis[i] <- desproporción(s = as.vector(na.omit(resul1[[i]])), v = votos[[i + 1]])
}



dis[100] <- dis[99]





dis1 <- data.frame("Desproporción" = dis, "Escannos" = seq_len(length(dis)))
var_par_hare <- dis1

ggplot(data = dis1, mapping = aes(Escannos, Desproporción)) +
  geom_point(data = dis1, mapping = aes(color = Desproporción), show.legend = F) +
  scale_fill_gradient(low = "red", high = "yellow") +
  labs(subtitle = "Variando el número de partidos", title = "Desproporción según LR Hare", caption = "Elaboración propia: Angel González", x = "Número de Partidos")
## ---- chunk 43
# LR Hare Prueba var densidad, fijo votos, fijo n_partidos, fijo escaños
partidos <- paste("Partido_", seq_len(20), sep = "")
n_escannos <- 500


# Modificar la densidad de los votos
votos <- trunc(rep(x = 10e5, length(partidos)))
expon <- seq(from = 0.001, to = 1, length.out = 1000)
vot <- NULL
for (i in seq_len(1000)) {
  vot[[i]] <- votos * dexp(seq_len(length(partidos)), rate = expon[i])
}










# Aplicarlo
resul <- NULL
for (i in seq_len(n_escannos)) {
  # n_escannos <- i # Variable
  votos <- vot[[i]] # Fijo
  resul[[i]] <- asientos_dhondt(partidos, votos, n_escannos, couta_min = 0)$Escanos
}

resul1 <- as.data.table(resul)

# Analizar la desproporción columna a columna
dis <- seq_len(ncol(resul1))
for (i in seq_len(ncol(resul1))) {
  dis[i] <- desproporción(s = resul1[[i]], v = vot[[i]])
}








#       Concentración (menor a mayor)")

dis1 <- data.frame("Desproporción" = dis, "Escannos" = seq_len(length(dis)))
var_dis_hare <- dis1

ggplot(data = dis1, mapping = aes(Escannos, Desproporción)) +
  geom_point(data = dis1, mapping = aes(color = Desproporción), show.legend = F) +
  scale_fill_gradient(low = "red", high = "yellow") +
  labs(subtitle = "Variando la concentración del voto", title = "Desproporción según LR Hare", caption = "Elaboración propia: Angel González", x = "Concentración (menor a mayor)")
## ---- chunk 44

# Variables
partidos <- paste("Partido_", seq_len(20), sep = "")
n_escannos <- 5
votos <- trunc(vot[[100]])

asientos_dhondt <- function(partidos, votos,
                            n_escannos,
                            couta_min = 0) {
  # Cuota mínima
  nv <- sum(votos)
  vn <- votos
  vn[votos <= nv * couta_min] <- 0
  votos <- vn

  # Escaños
  div <- trunc(nv / (n_escannos + 1)) # Parte entera
  G <- sapply(div, function(x) votos / x)
  o <- as.vector(trunc(G))
  #Fix
  while(sum(o)<n_escannos){
    resto <- G-o 
    faltan <- n_escannos-sum(o)
    cuota <- resto[order(resto, decreasing = T)][faltan]
    W <- (resto >= cuota)
    seats <- rowSums(W)
    o <- o+seats
    }

  # Resultados
  data.frame("Partidos" = partidos, "Escanos" = as.numeric(o))
}
## ---- chunk 45
# LR Droop Prueba fijo densidad, fijo votos, fijo n_partidos, distintos escaños
partidos <- paste("Partido_", seq_len(20), sep = "")
n_escannos <- 800
votos <- vot_igualdad_media








resul <- lapply(seq_len(n_escannos), function(x) asientos_dhondt(partidos, votos, x, couta_min = 0)$Escanos)
resul1 <- as.data.table(resul)
## ---- chunk 46

dis <- apply(X = resul1[, 1:800], MARGIN = 2, FUN = function(x) desproporción(s = x, v = votos))





dis1 <- data.frame("Desproporción" = dis, "Escannos" = seq_len(length(dis)))
var_esc_Droop <- dis1

ggplot(data = dis1, mapping = aes(Escannos, Desproporción)) +
  geom_point(data = dis1, mapping = aes(color = Desproporción), show.legend = F) +
  scale_fill_gradient(low = "red", high = "yellow") +
  labs(subtitle = "Variando el número de escaños a repartir", title = "Desproporción según LR Droop", caption = "Elaboración propia: Angel González", x = "Número de Escaños")
## ---- chunk 47
# LR Droop Prueba fijo densidad, fijo votos, var n_partidos, fijo escaños
partidos <- NULL
for (i in seq_len(100)) {
  partidos[[i]] <- paste("Partido_", seq_len(i), sep = "")
}
# partidos <- paste("Partido_", seq_len(20), sep = "")
n_escannos <- 30
votos <- NULL
for (i in seq_len(100)) {
  votos[[i]] <- trunc(rep(x = 10e5, length(partidos[[i]])))
  votos[[i]] <- votos[[i]] * dexp(seq_len(length(partidos[[i]])), rate = expon[100])
}



resul <- NULL
for (i in seq_len(length(partidos))) {
  if (i == 1) {
    next
  }
  n_escannos <- 50 # Variable
  # votos <- votos[[i]] # Fijo
  resul[[i]] <- asientos_dhondt(partidos[[i]], votos[[i]], n_escannos, couta_min = 0)$Escanos
}

resul1 <- as.data.table(resul)
# Arreglar tabla poniendo NA donde se necesita
for (i in 3:(ncol(resul1) - 2)) {
  resul1[[i - 2]][i:nrow(resul1)] <- NA
}

# Analizar la desproporción columna a columna
dis <- seq_len(length(partidos))
for (i in seq_len(length(partidos) - 1)) {
  dis[i] <- desproporción(s = as.vector(na.omit(resul1[[i]])), v = votos[[i + 1]])
}



dis[100] <- dis[99]





dis1 <- data.frame("Desproporción" = dis, "Escannos" = seq_len(length(dis)))
var_par_Droop <- dis1

ggplot(data = dis1, mapping = aes(Escannos, Desproporción)) +
  geom_point(data = dis1, mapping = aes(color = Desproporción), show.legend = F) +
  scale_fill_gradient(low = "red", high = "yellow") +
  labs(subtitle = "Variando el número de partidos", title = "Desproporción según LR Droop", caption = "Elaboración propia: Angel González", x = "Número de Partidos")
## ---- chunk 48
# LR Droop Prueba var densidad, fijo votos, fijo n_partidos, fijo escaños
partidos <- paste("Partido_", seq_len(20), sep = "")
n_escannos <- 500


# Modificar la densidad de los votos
votos <- trunc(rep(x = 10e5, length(partidos)))
expon <- seq(from = 0.001, to = 1, length.out = 1000)
vot <- NULL
for (i in seq_len(1000)) {
  vot[[i]] <- votos * dexp(seq_len(length(partidos)), rate = expon[i])
}










# Aplicarlo
resul <- NULL
for (i in seq_len(n_escannos)) {
  # n_escannos <- i # Variable
  votos <- vot[[i]] # Fijo
  resul[[i]] <- asientos_dhondt(partidos, votos, n_escannos, couta_min = 0)$Escanos
}

resul1 <- as.data.table(resul)

# Analizar la desproporción columna a columna
dis <- seq_len(ncol(resul1))
for (i in seq_len(ncol(resul1))) {
  dis[i] <- desproporción(s = resul1[[i]], v = vot[[i]])
}








#       Concentración (menor a mayor)")

dis1 <- data.frame("Desproporción" = dis, "Escannos" = seq_len(length(dis)))
var_dis_Droop <- dis1

ggplot(data = dis1, mapping = aes(Escannos, Desproporción)) +
  geom_point(data = dis1, mapping = aes(color = Desproporción), show.legend = F) +
  scale_fill_gradient(low = "red", high = "yellow") +
  labs(subtitle = "Variando la concentración del voto", title = "Desproporción según LR Droop", caption = "Elaboración propia: Angel González", x = "Concentración (menor a mayor)")
## ---- chunk 49

# Variables
partidos <- paste("Partido_", seq_len(20), sep = "")
n_escannos <- 5
votos <- trunc(vot[[100]])

asientos_dhondt <- function(partidos, votos,
                            n_escannos,
                            couta_min = 0) {
  # Cuota mínima
  nv <- sum(votos)
  vn <- votos
  vn[votos <= nv * couta_min] <- 0
  votos <- vn

  # Escaños
  div <- trunc(nv / (n_escannos + 2)) # Parte entera
  G <- sapply(div, function(x) votos / x)
  o <- trunc(G)
  #Fix
  while(sum(o)<n_escannos){
    resto <- G-o 
    faltan <- n_escannos-sum(o)
    cuota <- resto[order(resto, decreasing = T)][faltan]
    W <- (resto >= cuota)
    seats <- rowSums(W)
    o <- o+seats
    }

  # Resultados
  data.frame("Partidos" = partidos, "Escanos" = as.numeric(o))
}

## ---- chunk 50
# LR imperialilr Prueba fijo densidad, fijo votos, fijo n_partidos, distintos escaños
partidos <- paste("Partido_", seq_len(20), sep = "")
n_escannos <- 800
votos <- vot_igualdad_media








resul <- lapply(seq_len(n_escannos), function(x) asientos_dhondt(partidos, votos, x, couta_min = 0)$Escanos)
resul1 <- as.data.table(resul)
## ---- chunk 51

dis <- apply(X = resul1[, 1:800], MARGIN = 2, FUN = function(x) desproporción(s = x, v = votos))





dis1 <- data.frame("Desproporción" = dis, "Escannos" = seq_len(length(dis)))
var_esc_imperialilr <- dis1

ggplot(data = dis1, mapping = aes(Escannos, Desproporción)) +
  geom_point(data = dis1, mapping = aes(color = Desproporción), show.legend = F) +
  scale_fill_gradient(low = "red", high = "yellow") +
  labs(subtitle = "Variando el número de escaños a repartir", title = "Desproporción según LR imperiali", caption = "Elaboración propia: Angel González", x = "Número de Escaños")
## ---- chunk 52
# LR imperialilr Prueba fijo densidad, fijo votos, var n_partidos, fijo escaños
partidos <- NULL
for (i in seq_len(100)) {
  partidos[[i]] <- paste("Partido_", seq_len(i), sep = "")
}
# partidos <- paste("Partido_", seq_len(20), sep = "")
n_escannos <- 30
votos <- NULL
for (i in seq_len(100)) {
  votos[[i]] <- trunc(rep(x = 10e5, length(partidos[[i]])))
  votos[[i]] <- votos[[i]] * dexp(seq_len(length(partidos[[i]])), rate = expon[100])
}



resul <- NULL
for (i in seq_len(length(partidos))) {
  if (i == 1) {
    next
  }
  n_escannos <- 50 # Variable
  # votos <- votos[[i]] # Fijo
  resul[[i]] <- asientos_dhondt(partidos[[i]], votos[[i]], n_escannos, couta_min = 0)$Escanos
}

resul1 <- as.data.table(resul)
# Arreglar tabla poniendo NA donde se necesita
for (i in 3:(ncol(resul1) - 2)) {
  resul1[[i - 2]][i:nrow(resul1)] <- NA
}

# Analizar la desproporción columna a columna
dis <- seq_len(length(partidos))
for (i in seq_len(length(partidos) - 1)) {
  dis[i] <- desproporción(s = as.vector(na.omit(resul1[[i]])), v = votos[[i + 1]])
}



dis[100] <- dis[99]





dis1 <- data.frame("Desproporción" = dis, "Escannos" = seq_len(length(dis)))
var_par_imperialilr <- dis1

ggplot(data = dis1, mapping = aes(Escannos, Desproporción)) +
  geom_point(data = dis1, mapping = aes(color = Desproporción), show.legend = F) +
  scale_fill_gradient(low = "red", high = "yellow") +
  labs(subtitle = "Variando el número de partidos", title = "Desproporción según LR imperiali", caption = "Elaboración propia: Angel González", x = "Número de Partidos")
## ---- chunk 53
# LR imperialilr Prueba var densidad, fijo votos, fijo n_partidos, fijo escaños
partidos <- paste("Partido_", seq_len(20), sep = "")
n_escannos <- 500


# Modificar la densidad de los votos
votos <- trunc(rep(x = 10e5, length(partidos)))
expon <- seq(from = 0.001, to = 1, length.out = 1000)
vot <- NULL
for (i in seq_len(1000)) {
  vot[[i]] <- votos * dexp(seq_len(length(partidos)), rate = expon[i])
}










# Aplicarlo
resul <- NULL
for (i in seq_len(n_escannos)) {
  # n_escannos <- i # Variable
  votos <- vot[[i]] # Fijo
  resul[[i]] <- asientos_dhondt(partidos, votos, n_escannos, couta_min = 0)$Escanos
}

resul1 <- as.data.table(resul)

# Analizar la desproporción columna a columna
dis <- seq_len(ncol(resul1))
for (i in seq_len(ncol(resul1))) {
  dis[i] <- desproporción(s = resul1[[i]], v = vot[[i]])
}








#       Concentración (menor a mayor)")

dis1 <- data.frame("Desproporción" = dis, "Escannos" = seq_len(length(dis)))
var_dis_imperialilr <- dis1

ggplot(data = dis1, mapping = aes(Escannos, Desproporción)) +
  geom_point(data = dis1, mapping = aes(color = Desproporción), show.legend = F) +
  scale_fill_gradient(low = "red", high = "yellow") +
  labs(subtitle = "Variando la concentración del voto", title = "Desproporción según LR imperiali", caption = "Elaboración propia: Angel González", x = "Concentración (menor a mayor)")
## ---- chunk 54
var_esc_dhondt$Metodo <- "D`Hondt"
var_esc_sl$Metodo <- "Sainte-Lague"
var_esc_msl$Metodo <- "Modified Sainte-Lague"
var_esc_imp$Metodo <- "Imperiali"
var_esc_hh$Metodo <- "Huntington-Hill"
var_esc_ad$Metodo <- "Adams"
var_esc_dan$Metodo <- "Danish"
var_esc_hare$Metodo <- "LR-Hare"
var_esc_Droop$Metodo <- "LR-Droop"
var_esc_imperialilr$Metodo <- "LR-Imperiali"

var_esc <- rbind(var_esc_dhondt, var_esc_sl, var_esc_msl, var_esc_imp, var_esc_hh, var_esc_ad, var_esc_dan, var_esc_hare, var_esc_Droop, var_esc_imperialilr)

# ggplot(data = var_esc, mapping = aes(Escannos, Desproporción)) +
#   # geom_point(data = var_esc, mapping = aes(fill = "Metodo"), show.legend = F) +
#   geom_point() +
#   facet_grid(cols = vars(Metodo)) +
#   scale_fill_gradient(low = "red", high = "yellow") +
#   labs(subtitle = "Variando la concentración del voto", title = "Desproporción según Danish", caption = "Elaboración propia: Angel González", x = "Concentración (menor a mayor)")

library(ggrepel)
ggplot(data = var_esc, mapping = aes(Escannos, Desproporción)) +
  geom_line(aes(colour = factor(Metodo)), size = 1) +
  labs(subtitle = "Variando el número de escaños a repartir", title = "Desproporción ", caption = "Elaboración propia: Angel González", x = "Número de Escaños") +
  # labs(title = "Variando la concentración del voto", subtitle = "Desproporción", caption = "Elaboración propia: Angel González", x = "Número de Escaños")+
  guides(color = guide_legend(title = "Método")) +
  theme(
    legend.position = c(.95, .95),
    legend.justification = c("right", "top"),
    legend.box.just = "right",
    legend.margin = margin(6, 6, 6, 6)
  )
# +geom_label_repel(data = var_esc[var_esc$Escannos == 100,],
#                    aes(label = factor(Metodo)),
#                    max.overlaps = 100,
#                    nudge_x = .7,
#                    na.rm = TRUE)
## ---- chunk 55
# var_esc_dhondt$Metodo <- "D`Hondt"
# var_esc_sl$Metodo <- "Sainte-Lague"
# var_esc_msl$Metodo <- "Modified Sainte-Lague"
# var_esc_imp$Metodo <- "Imperiali"
# var_esc_hh$Metodo <- "Huntington-Hill"
# var_esc_ad$Metodo <- "Adams"
# var_esc_dan$Metodo <- "Danish"
# var_esc_hare$Metodo <- "LR-Hare"
# var_esc_Droop$Metodo <- "LR-Droop"
#
# var_esc <- rbind(var_esc_dhondt, var_esc_sl, var_esc_msl, var_esc_imp, var_esc_hh, var_esc_ad, var_esc_dan,var_esc_hare,var_esc_Droop)

# ggplot(data = var_esc, mapping = aes(Escannos, Desproporción)) +
#   # geom_point(data = var_esc, mapping = aes(fill = "Metodo"), show.legend = F) +
#   geom_point() +
#   facet_grid(cols = vars(Metodo)) +
#   scale_fill_gradient(low = "red", high = "yellow") +
#   labs(subtitle = "Variando la concentración del voto", title = "Desproporción según Danish", caption = "Elaboración propia: Angel González", x = "Concentración (menor a mayor)")

ggplot(data = var_esc[var_esc$Escannos > 300 & var_esc$Escannos < 400, ], mapping = aes(Escannos, Desproporción)) +
  geom_line(aes(colour = factor(Metodo))) +
  labs(subtitle = "Variando el número de escaños a repartir", title = "Desproporción ", caption = "Elaboración propia: Angel González", x = "Número de Escaños") +
  guides(color = guide_legend(title = "Método")) +
  theme(
    legend.position = c(.99, .99),
    legend.justification = c("right", "top"),
    legend.box.just = "right",
    legend.margin = margin(3, 3, 3, 3)
  )
## ---- chunk 56
var_par_dhondt$Metodo <- "D`Hondt"
var_par_sl$Metodo <- "Sainte-Lague"
var_par_msl$Metodo <- "Modified Sainte-Lague"
var_par_imp$Metodo <- "Imperiali"
var_par_hh$Metodo <- "Huntington-Hill"
var_par_ad$Metodo <- "Adams"
var_par_dan$Metodo <- "Danish"
var_par_hare$Metodo <- "LR-Hare"
var_par_Droop$Metodo <- "LR-Droop"
var_par_imperialilr$Metodo <- "LR-Imperiali"

var_par <- rbind(var_par_dhondt, var_par_sl, var_par_msl, var_par_imp, var_par_hh, var_par_ad, var_par_dan, var_par_hare, var_par_Droop, var_par_imperialilr)


ggplot(data = var_par, mapping = aes(Escannos, Desproporción)) +
  geom_point(aes(colour = factor(Metodo))) +
  labs(subtitle = "Variando el número de partidos", title = "Desproporción", caption = "Elaboración propia: Angel González", x = "Número de partidos") +
  guides(color = guide_legend(title = "Método")) +
  theme(
    legend.position = c(.95, .95),
    legend.justification = c("right", "top"),
    legend.box.just = "right",
    legend.margin = margin(6, 6, 6, 6)
  )
## ---- chunk 57
# var_par_dhondt$Metodo <- "D`Hondt"
# var_par_sl$Metodo <- "Sainte-Lague"
# var_par_msl$Metodo <- "Modified Sainte-Lague"
# var_par_imp$Metodo <- "Imperiali"
# var_par_hh$Metodo <- "Huntington-Hill"
# var_par_ad$Metodo <- "Adams"
# var_par_dan$Metodo <- "Danish"
# var_par_hare$Metodo <- "LR-Hare"
#
# var_par <- rbind(var_par_dhondt, var_par_sl, var_par_msl, var_par_imp, var_par_hh, var_par_ad, var_par_dan,var_par_hare)


ggplot(data = var_par[var_par$Escannos < 50, ], mapping = aes(Escannos, Desproporción)) +
  geom_point(aes(colour = factor(Metodo))) +
  geom_line(aes(colour = factor(Metodo)), size = 1) +
  labs(subtitle = "Variando el número de partidos", title = "Desproporción", caption = "Elaboración propia: Angel González", x = "Número de partidos") +
  guides(color = guide_legend(title = "Método")) +
  theme(
    legend.position = c(.95, .95),
    legend.justification = c("right", "top"),
    legend.box.just = "right",
    legend.margin = margin(6, 6, 6, 6)
  ) +
  geom_label_repel(
    data = var_par[var_par$Escannos == 34, ],
    aes(label = factor(Metodo)),
    max.overlaps = 100,
    nudge_x = .9,
    na.rm = TRUE,
    force_pull = 0
  )
## ---- chunk 58
var_dis_dhondt$Metodo <- "D`Hondt"
var_dis_sl$Metodo <- "Sainte-Lague"
var_dis_msl$Metodo <- "Modified Sainte-Lague"
var_dis_imp$Metodo <- "Imperiali"
var_dis_hh$Metodo <- "Huntington-Hill"
var_dis_ad$Metodo <- "Adams"
var_dis_dan$Metodo <- "Danish"
var_dis_hare$Metodo <- "LR-Hare"
var_dis_Droop$Metodo <- "LR-Droop"
var_dis_imperialilr$Metodo <- "LR-Imperiali"

var_dis <- rbind(var_dis_dhondt, var_dis_sl, var_dis_msl, var_dis_imp, var_dis_hh, var_dis_ad, var_dis_dan, var_dis_hare, var_dis_Droop, var_dis_imperialilr)


ggplot(data = var_dis, mapping = aes(Escannos, Desproporción)) +
  geom_point(aes(colour = factor(Metodo))) +
  labs(subtitle = "Variando la distribucion de los votos", title = "Desproporción", caption = "Elaboración propia: Angel González", x = "Concentración (menor a mayor)") +
  guides(color = guide_legend(title = "Método")) +
  theme(
    legend.position = c(.95, .95),
    legend.justification = c("right", "top"),
    legend.box.just = "right",
    legend.margin = margin(6, 6, 6, 6)
  )

## ---- chunk 59
# var_dis_dhondt$Metodo <- "D`Hondt"
# var_dis_sl$Metodo <- "Sainte-Lague"
# var_dis_msl$Metodo <- "Modified Sainte-Lague"
# var_dis_imp$Metodo <- "Imperiali"
# var_dis_hh$Metodo <- "Huntington-Hill"
# var_dis_ad$Metodo <- "Adams"
# var_dis_dan$Metodo <- "Danish"
# var_dis_hare$Metodo <- "LR-Hare"
#
# var_dis <- rbind(var_dis_dhondt, var_dis_sl, var_dis_msl, var_dis_imp, var_dis_hh, var_dis_ad, var_dis_dan,var_dis_hare)

var_dis$Metodo <- as.factor(var_dis$Metodo)
ggplot(data = var_dis[var_dis$Escannos > 400, ], mapping = aes(Escannos, Desproporción)) +
  geom_point(aes(colour = Metodo, shape = Metodo)) +
  scale_shape_manual(values = c(1:10)) +
  # geom_line(aes(colour = factor(Metodo)), size = 1)+
  labs(subtitle = "Variando la distribucion de los votos", title = "Desproporción", caption = "Elaboración propia: Angel González", x = "Concentración (menor a mayor)") +
  # guides(color = guide_legend(title = "Método")) +
  # guides(fill = FALSE)  +
  theme(
    legend.position = c(.95, .95),
    legend.justification = c("right", "top"),
    legend.box.just = "right",
    legend.margin = margin(6, 6, 6, 6)
  )
## ---- chunk 60
knitr::write_bib(c(
  "knitr", "rmarkdown", "dplyr", "ggplot2", "xtable",
  "stringr", "shiny", "flexdashboard", "htmlwidgets",
  "bookdown", "tidyselect", "tibble", "scales"
),
file = "bib/paquetemio.bib",
width = 60
)
